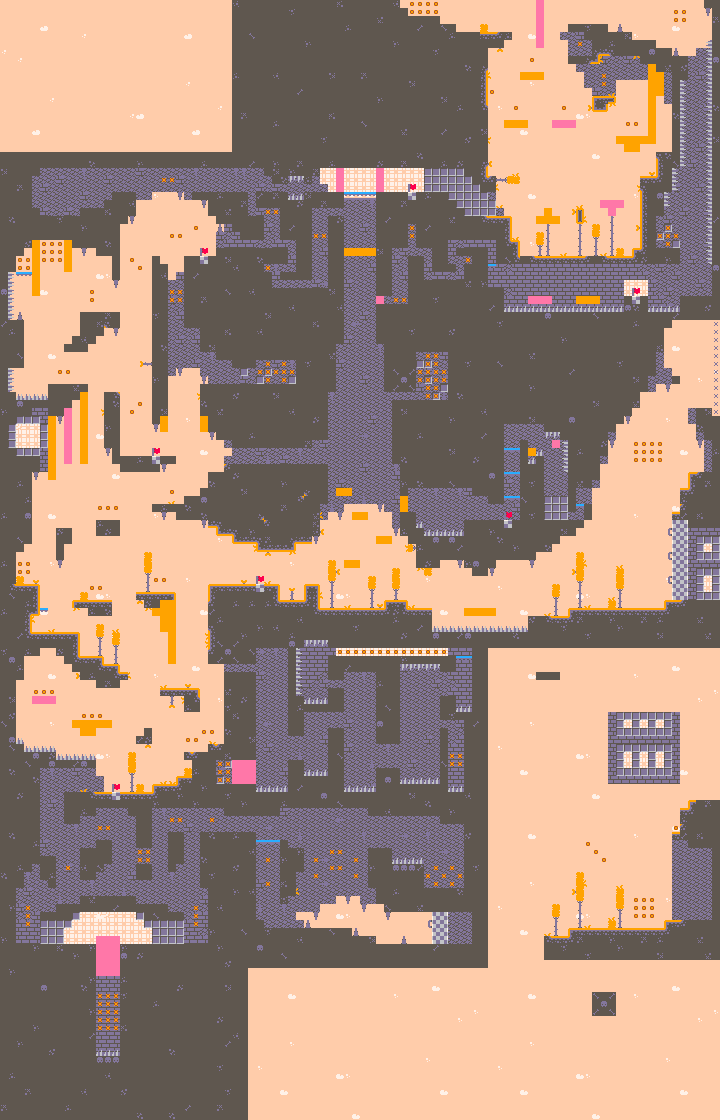

Below is a game level as drawn by its tile map, then a one-line description and the .tmx that defines it (tile-layer data replaced by summaries):
An orthogonal 90x140 tile map with 8x8 px tiles, 6 tile layers (Sky, Wall, Wall Details, Terrain, ...) and 12 objects (3x KeyLock, PlayerSpawn, CoinLock, Key1, Key2, ...).

<map version="1.10" tiledversion="1.11.2" orientation="orthogonal" renderorder="right-down" width="90" height="140" tilewidth="8" tileheight="8" infinite="0" nextlayerid="9" nextobjectid="26">
 <editorsettings>
  <export target="tilemaps/openLevel.tmj" format="json" />
 </editorsettings>
 <tileset firstgid="1" source="Pico-8-Platformer.tsx" />
 <layer id="2" name="Sky" width="90" height="140" locked="1">
  <data>[12600 cells, 12600 non-empty, 3 distinct tile ids]</data>
 </layer>
 <layer id="4" name="Wall" width="90" height="140">
  <data>[12600 cells, 2384 non-empty, 6 distinct tile ids]</data>
 </layer>
 <layer id="3" name="Wall Details" width="90" height="140">
  <data>[12600 cells, 87 non-empty, 2 distinct tile ids]</data>
 </layer>
 <layer id="5" name="Terrain" width="90" height="140">
  <data>[12600 cells, 5690 non-empty, 36 distinct tile ids]</data>
 </layer>
 <layer id="7" name="Coin Door" width="90" height="140">
  <data>[12600 cells, 9 non-empty, 2 distinct tile ids]</data>
 </layer>
 <layer id="8" name="Key Door" width="90" height="140" locked="1">
  <data>[12600 cells, 23 non-empty, 2 distinct tile ids]</data>
 </layer>
 <objectgroup id="6" name="Objects">
  <object id="19" name="PlayerSpawn" gid="2147483739" x="356" y="232" width="8" height="8" />
  <object id="6" name="CoinLock" gid="68" x="424" y="932" width="8" height="8">
   <properties>
    <property name="coinPrice" type="int" value="100" />
   </properties>
  </object>
  <object id="7" name="KeyLock" gid="68" x="664" y="540" width="8" height="8" />
  <object id="8" name="KeyLock" gid="68" x="664" y="564" width="8" height="8" />
  <object id="9" name="KeyLock" gid="68" x="664" y="588" width="8" height="8" />
  <object id="12" name="Key1" gid="67" x="456" y="928" width="8" height="8" />
  <object id="13" name="Key2" gid="67" x="56" y="200" width="8" height="8" />
  <object id="14" name="Key3" gid="67" x="552" y="512" width="8" height="8" />
  <object id="15" name="WallJumpPickup" gid="148" x="104" y="928" width="8" height="8" />
  <object id="20" name="ColorSwapPickup" gid="150" x="356" y="184" width="8" height="8" />
  <object id="21" name="DashPickup" gid="149" x="24" y="440" width="8" height="8" />
  <object id="25" name="Godray" x="680" y="320">
   <polygon points="-5.29515,0 -101.295,288 -72,288 -8,56 0,56 0,64 -56,288 -24,288 24,0" />
  </object>
 </objectgroup>
</map>
